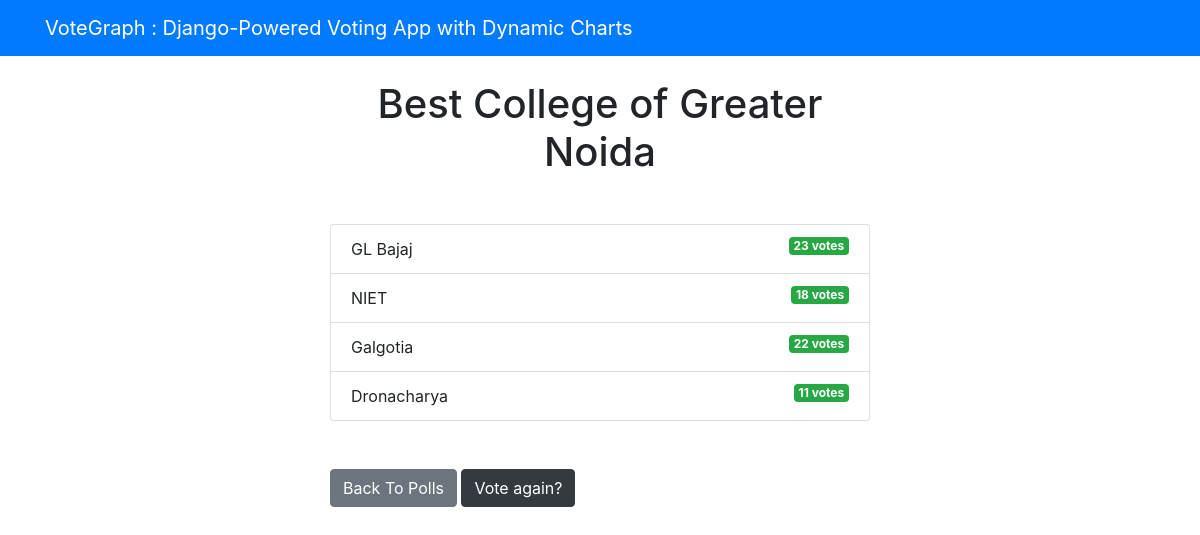
Page /polls/1/results/ on the committed database.
### polls/models.py (models this page shows, shortened)
class Question(models.Model):
    question_text = models.CharField(max_length=200)
    pub_date = models.DateTimeField('date published')

class Choice(models.Model):
    question = models.ForeignKey(Question, on_delete=models.CASCADE)
    choice_text = models.CharField(max_length=200)
    votes = models.IntegerField(default=0)

### polls/views.py (the view)
# urls.py: path('<int:question_id>/results/', views.results, name='results'),
def results(request, question_id):
  question = get_object_or_404(Question, pk=question_id)
  return render(request, 'polls/results.html', { 'question': question })

### templates/polls/results.html (shortened to what this page needs)
{% extends 'base.html' %}
{% block content %}
<h1 class="mb-5 text-center">{{ question.question_text }}</h1>
<ul class="list-group mb-5">
	{% for choice in question.choice_set.all %}
	<li class="list-group-item">
		{{ choice.choice_text }}  <span class="badge badge-success float-right">{{ choice.votes }} vote{{ choice.votes | pluralize }}</span>
	</li>
	{% endfor %}
</ul>
<a class="btn btn-secondary" href="{% url 'polls:index' %}">Back To Polls</a>
<a class="btn btn-dark" href="{% url 'polls:detail' question.id %}">Vote again?</a>
{% endblock %}

### rows in the picture
Question: question_text "Best College of Greater Noida"
Choice: choice_text "GL Bajaj", votes "23", votes|pluralize "s"
Choice: choice_text "NIET", votes "18", votes|pluralize "s"
Choice: choice_text "Galgotia", votes "22", votes|pluralize "s"
Choice: choice_text "Dronacharya", votes "11", votes|pluralize "s"
